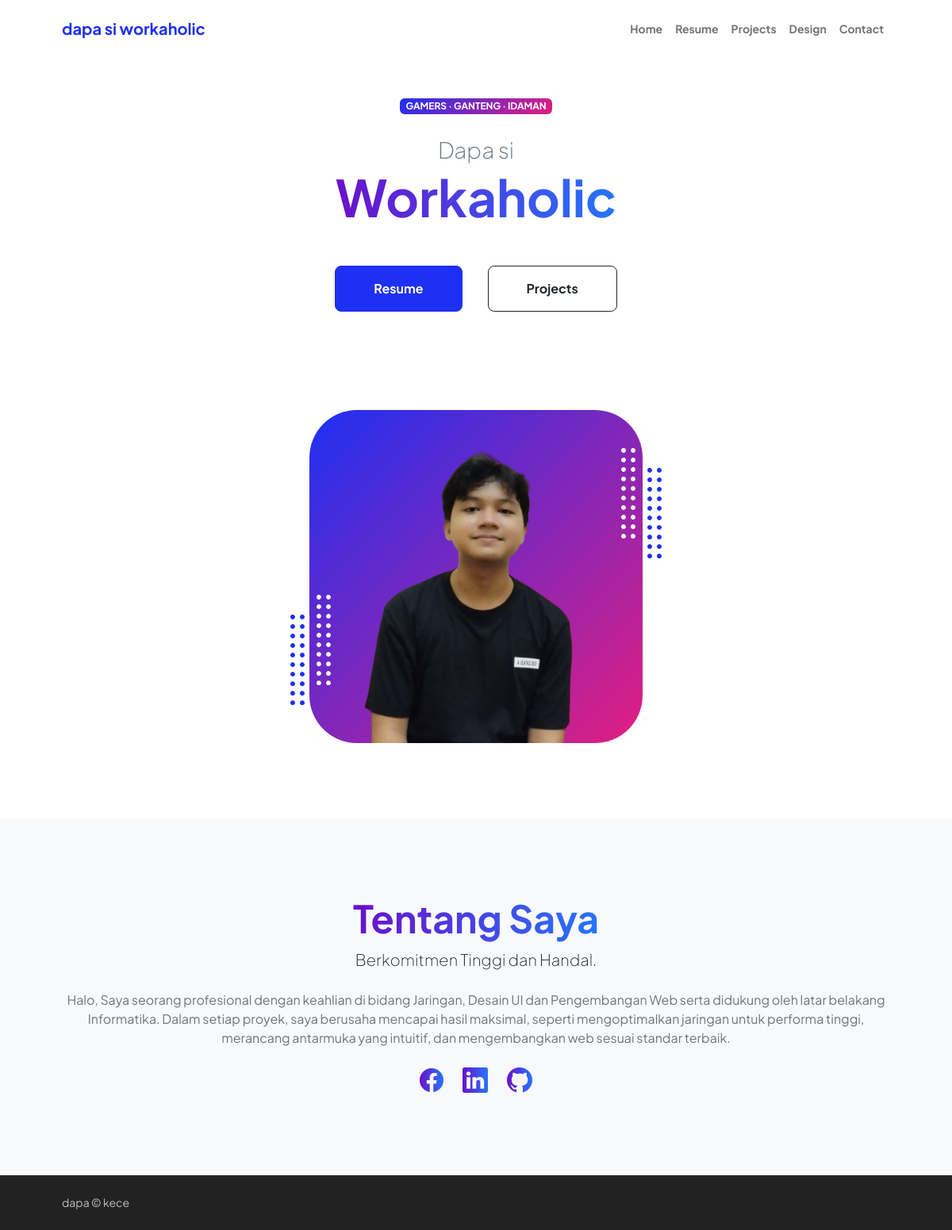
The page / on the database its author committed.
### tables this page shows
CREATE TABLE `aboutme` (
  `judul` text NOT NULL,
  `header` text NOT NULL,
  `isi` text NOT NULL
);

### index.php (the view, shortened to what this page needs)
<?php
include 'database.php';
$sql = "SELECT judul, header, isi FROM aboutme";
$result = $koneksi->query($sql);
$about = null;
if ($result->num_rows > 0) {
    $about = $result->fetch_assoc();
} else {
    echo "------------";
}
?>
<!DOCTYPE html>
<html lang="en">
    <head>
        <link href="https://cdn.jsdelivr.net/npm/bootstrap-icons@1.8.1/font/bootstrap-icons.css" rel="stylesheet" />
        <link href="css/styles.css" rel="stylesheet" />
    </head>
    <body class="d-flex flex-column h-100">
        <main class="flex-shrink-0">
            <?php include "navbar.php";?>
            <header class="py-5">
                <div class="container px-5 pb-5">
                    <div class="row gx-5 align-items-center">
                        <div class="col-xxl-5">
                            <div class="text-center text-xxl-start">
                                <div class="badge bg-gradient-primary-to-secondary text-white mb-4"><div class="text-uppercase">Gamers &middot; Ganteng &middot; Idaman</div></div>
                                <div class="fs-3 fw-light text-muted">Dapa si</div>
                                <h1 class="display-3 fw-bolder mb-5"><span class="text-gradient d-inline">Workaholic</span></h1>
                                <div class="d-grid gap-3 d-sm-flex justify-content-sm-center justify-content-xxl-start mb-3">
                                    <a class="btn btn-primary btn-lg px-5 py-3 me-sm-3 fs-6 fw-bolder" href="resume.php">Resume</a>
                                    <a class="btn btn-outline-dark btn-lg px-5 py-3 fs-6 fw-bolder" href="projects.php">Projects</a>
                                </div>
                            </div>
                        </div>
                        <div class="col-xxl-7">
                            <div class="d-flex justify-content-center mt-5 mt-xxl-0">
                                <div class="profile bg-gradient-primary-to-secondary">
                                    <img class="profile-img" src="assets/fotodapa22.png" alt="sidapa"  />
                                    <div class="dots-1">
                                    </div>
                                    <div class="dots-2">
                                    </div>
                                    <div class="dots-3">
                                    </div>
                                    <div class="dots-4">
                                    </div>
                                </div>
                            </div>
                        </div>
                    </div>
                </div>
            </header>
                <section class="bg-light py-5">
                    <div class="container px-5">
                        <div class="row gx-5 justify-content-center">
                            <div class="col-xxl-8">
                                <div class="text-center my-5">
                                    <h2 class="display-5 fw-bolder"><span class="text-gradient d-inline"><?php echo $about['judul']; ?></span></h2>
                                    <p class="lead fw-light mb-4"><?php echo $about['header']; ?></p>
                                    <p class="text-muted"  ><?php echo $about['isi']; ?></p>
                                    <div class="d-flex justify-content-center fs-2 gap-4">
                                        <a class="text-gradient" href="https://www.facebook.com/daffa.junichi.7/"><i class="bi bi-facebook"></i></a>
                                        <a class="text-gradient" href="https://www.linkedin.com/in/daffa-junichi-rahmadi-4870461b3/"><i class="bi bi-linkedin"></i></a>
                                        <a class="text-gradient" href="https://github.com/DJunichiR"><i class="bi bi-github"></i></a>
                                    </div>
                                </div>
                            </div>
                        </div>
                    </div>
                </section>
        </main>
        <?php include 'footer.php'; ?>
    </body>
</html>

### rows shown on the page
aboutme: header "Berkomitmen Tinggi dan Handal.", isi "Halo, Saya seorang profesional dengan keahlian di bidang Jaringan, Desain UI dan Pengembangan Web serta didukung oleh latar belakang Informatika. Dalam setiap proyek, saya berusaha mencapai hasil maksimal, seperti mengoptimalkan jaringan untuk performa tinggi, merancang antarmuka yang intuitif, dan mengembangkan web sesuai standar terbaik."
